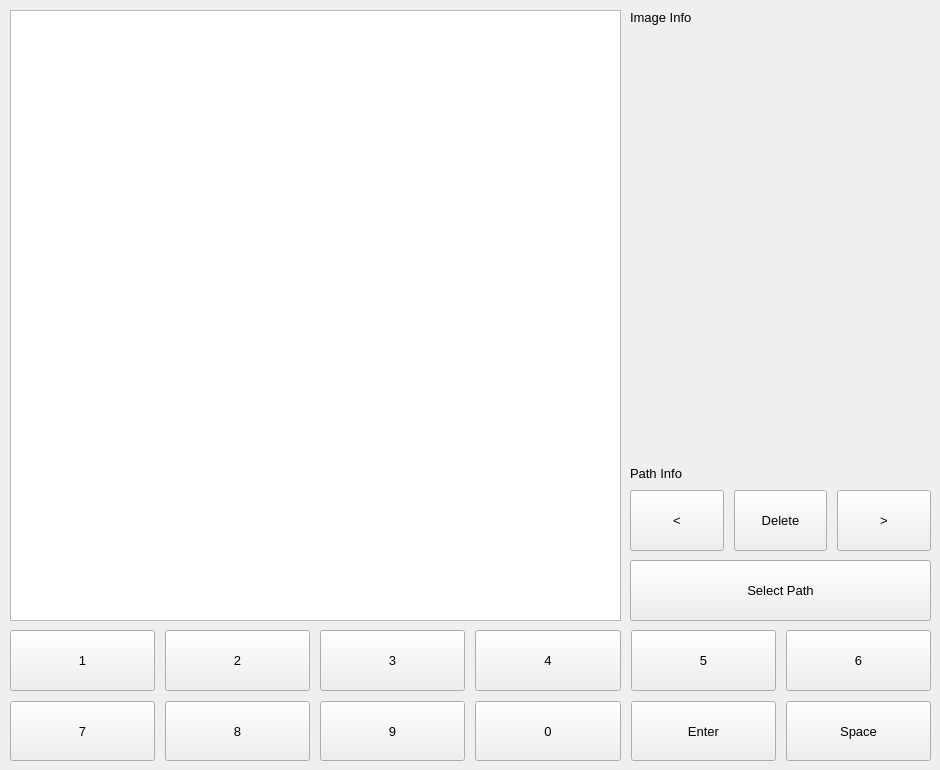
<?xml version="1.0" encoding="UTF-8"?>
<ui version="4.0">
 <class>MainWindow</class>
 <widget class="QMainWindow" name="MainWindow">
  <property name="geometry">
   <rect>
    <x>0</x>
    <y>0</y>
    <width>940</width>
    <height>770</height>
   </rect>
  </property>
  <property name="sizePolicy">
   <sizepolicy hsizetype="MinimumExpanding" vsizetype="MinimumExpanding">
    <horstretch>0</horstretch>
    <verstretch>0</verstretch>
   </sizepolicy>
  </property>
  <property name="minimumSize">
   <size>
    <width>940</width>
    <height>770</height>
   </size>
  </property>
  <property name="maximumSize">
   <size>
    <width>940</width>
    <height>770</height>
   </size>
  </property>
  <property name="windowTitle">
   <string extracomment="Created with ♥ by CyberPotato">Just organize my photos</string>
  </property>
  <property name="statusTip">
   <string extracomment="Created with ♥ by CyberPotato"/>
  </property>
  <widget class="QWidget" name="centralwidget">
   <property name="acceptDrops">
    <bool>true</bool>
   </property>
   <widget class="QWidget" name="gridLayoutWidget">
    <property name="geometry">
     <rect>
      <x>10</x>
      <y>630</y>
      <width>921</width>
      <height>131</height>
     </rect>
    </property>
    <property name="font">
     <font>
      <pointsize>10</pointsize>
      <weight>50</weight>
      <bold>false</bold>
      <kerning>true</kerning>
     </font>
    </property>
    <layout class="QGridLayout" name="gridLayout">
     <property name="sizeConstraint">
      <enum>QLayout::SetMaximumSize</enum>
     </property>
     <property name="spacing">
      <number>10</number>
     </property>
     <item row="1" column="5">
      <widget class="QPushButton" name="btS">
       <property name="sizePolicy">
        <sizepolicy hsizetype="MinimumExpanding" vsizetype="MinimumExpanding">
         <horstretch>0</horstretch>
         <verstretch>0</verstretch>
        </sizepolicy>
       </property>
       <property name="font">
        <font>
         <pointsize>10</pointsize>
         <weight>50</weight>
         <bold>false</bold>
         <kerning>true</kerning>
        </font>
       </property>
       <property name="text">
        <string>Space</string>
       </property>
      </widget>
     </item>
     <item row="1" column="0">
      <widget class="QPushButton" name="bt7">
       <property name="sizePolicy">
        <sizepolicy hsizetype="MinimumExpanding" vsizetype="MinimumExpanding">
         <horstretch>0</horstretch>
         <verstretch>0</verstretch>
        </sizepolicy>
       </property>
       <property name="font">
        <font>
         <pointsize>10</pointsize>
         <weight>50</weight>
         <bold>false</bold>
         <kerning>true</kerning>
        </font>
       </property>
       <property name="text">
        <string>7</string>
       </property>
      </widget>
     </item>
     <item row="1" column="1">
      <widget class="QPushButton" name="bt8">
       <property name="sizePolicy">
        <sizepolicy hsizetype="MinimumExpanding" vsizetype="MinimumExpanding">
         <horstretch>0</horstretch>
         <verstretch>0</verstretch>
        </sizepolicy>
       </property>
       <property name="font">
        <font>
         <pointsize>10</pointsize>
         <weight>50</weight>
         <bold>false</bold>
         <kerning>true</kerning>
        </font>
       </property>
       <property name="text">
        <string>8</string>
       </property>
      </widget>
     </item>
     <item row="1" column="2">
      <widget class="QPushButton" name="bt9">
       <property name="sizePolicy">
        <sizepolicy hsizetype="MinimumExpanding" vsizetype="MinimumExpanding">
         <horstretch>0</horstretch>
         <verstretch>0</verstretch>
        </sizepolicy>
       </property>
       <property name="font">
        <font>
         <pointsize>10</pointsize>
         <weight>50</weight>
         <bold>false</bold>
         <kerning>true</kerning>
        </font>
       </property>
       <property name="text">
        <string>9</string>
       </property>
      </widget>
     </item>
     <item row="0" column="2">
      <widget class="QPushButton" name="bt3">
       <property name="sizePolicy">
        <sizepolicy hsizetype="MinimumExpanding" vsizetype="MinimumExpanding">
         <horstretch>0</horstretch>
         <verstretch>0</verstretch>
        </sizepolicy>
       </property>
       <property name="font">
        <font>
         <pointsize>10</pointsize>
         <weight>50</weight>
         <bold>false</bold>
         <kerning>true</kerning>
        </font>
       </property>
       <property name="text">
        <string>3</string>
       </property>
      </widget>
     </item>
     <item row="1" column="4">
      <widget class="QPushButton" name="btE">
       <property name="sizePolicy">
        <sizepolicy hsizetype="MinimumExpanding" vsizetype="MinimumExpanding">
         <horstretch>0</horstretch>
         <verstretch>0</verstretch>
        </sizepolicy>
       </property>
       <property name="font">
        <font>
         <pointsize>10</pointsize>
         <weight>50</weight>
         <bold>false</bold>
         <kerning>true</kerning>
        </font>
       </property>
       <property name="text">
        <string>Enter</string>
       </property>
      </widget>
     </item>
     <item row="0" column="5">
      <widget class="QPushButton" name="bt6">
       <property name="sizePolicy">
        <sizepolicy hsizetype="MinimumExpanding" vsizetype="MinimumExpanding">
         <horstretch>0</horstretch>
         <verstretch>0</verstretch>
        </sizepolicy>
       </property>
       <property name="font">
        <font>
         <pointsize>10</pointsize>
         <weight>50</weight>
         <bold>false</bold>
         <kerning>true</kerning>
        </font>
       </property>
       <property name="text">
        <string>6</string>
       </property>
      </widget>
     </item>
     <item row="0" column="3">
      <widget class="QPushButton" name="bt4">
       <property name="sizePolicy">
        <sizepolicy hsizetype="MinimumExpanding" vsizetype="MinimumExpanding">
         <horstretch>0</horstretch>
         <verstretch>0</verstretch>
        </sizepolicy>
       </property>
       <property name="font">
        <font>
         <pointsize>10</pointsize>
         <weight>50</weight>
         <bold>false</bold>
         <kerning>true</kerning>
        </font>
       </property>
       <property name="text">
        <string>4</string>
       </property>
       <property name="flat">
        <bool>false</bool>
       </property>
      </widget>
     </item>
     <item row="0" column="4">
      <widget class="QPushButton" name="bt5">
       <property name="sizePolicy">
        <sizepolicy hsizetype="MinimumExpanding" vsizetype="MinimumExpanding">
         <horstretch>0</horstretch>
         <verstretch>0</verstretch>
        </sizepolicy>
       </property>
       <property name="font">
        <font>
         <pointsize>10</pointsize>
         <weight>50</weight>
         <bold>false</bold>
         <kerning>true</kerning>
        </font>
       </property>
       <property name="text">
        <string>5</string>
       </property>
      </widget>
     </item>
     <item row="1" column="3">
      <widget class="QPushButton" name="bt0">
       <property name="sizePolicy">
        <sizepolicy hsizetype="MinimumExpanding" vsizetype="MinimumExpanding">
         <horstretch>0</horstretch>
         <verstretch>0</verstretch>
        </sizepolicy>
       </property>
       <property name="font">
        <font>
         <pointsize>10</pointsize>
         <weight>50</weight>
         <bold>false</bold>
         <kerning>true</kerning>
        </font>
       </property>
       <property name="text">
        <string>0</string>
       </property>
      </widget>
     </item>
     <item row="0" column="1">
      <widget class="QPushButton" name="bt2">
       <property name="sizePolicy">
        <sizepolicy hsizetype="MinimumExpanding" vsizetype="MinimumExpanding">
         <horstretch>0</horstretch>
         <verstretch>0</verstretch>
        </sizepolicy>
       </property>
       <property name="font">
        <font>
         <pointsize>10</pointsize>
         <weight>50</weight>
         <bold>false</bold>
         <kerning>true</kerning>
        </font>
       </property>
       <property name="text">
        <string>2</string>
       </property>
      </widget>
     </item>
     <item row="0" column="0">
      <widget class="QPushButton" name="bt1">
       <property name="enabled">
        <bool>true</bool>
       </property>
       <property name="sizePolicy">
        <sizepolicy hsizetype="MinimumExpanding" vsizetype="MinimumExpanding">
         <horstretch>0</horstretch>
         <verstretch>0</verstretch>
        </sizepolicy>
       </property>
       <property name="font">
        <font>
         <pointsize>10</pointsize>
         <weight>50</weight>
         <bold>false</bold>
         <kerning>true</kerning>
        </font>
       </property>
       <property name="text">
        <string>1</string>
       </property>
      </widget>
     </item>
    </layout>
   </widget>
   <widget class="QGraphicsView" name="canvas">
    <property name="geometry">
     <rect>
      <x>10</x>
      <y>10</y>
      <width>611</width>
      <height>611</height>
     </rect>
    </property>
    <property name="mouseTracking">
     <bool>true</bool>
    </property>
    <property name="verticalScrollBarPolicy">
     <enum>Qt::ScrollBarAlwaysOff</enum>
    </property>
    <property name="horizontalScrollBarPolicy">
     <enum>Qt::ScrollBarAlwaysOff</enum>
    </property>
    <property name="sizeAdjustPolicy">
     <enum>QAbstractScrollArea::AdjustToContents</enum>
    </property>
    <property name="interactive">
     <bool>true</bool>
    </property>
    <property name="dragMode">
     <enum>QGraphicsView::NoDrag</enum>
    </property>
    <property name="transformationAnchor">
     <enum>QGraphicsView::AnchorUnderMouse</enum>
    </property>
    <property name="resizeAnchor">
     <enum>QGraphicsView::AnchorViewCenter</enum>
    </property>
    <property name="viewportUpdateMode">
     <enum>QGraphicsView::SmartViewportUpdate</enum>
    </property>
   </widget>
   <widget class="QLabel" name="info_text">
    <property name="geometry">
     <rect>
      <x>630</x>
      <y>10</y>
      <width>301</width>
      <height>251</height>
     </rect>
    </property>
    <property name="font">
     <font>
      <pointsize>10</pointsize>
     </font>
    </property>
    <property name="text">
     <string>Image Info</string>
    </property>
    <property name="alignment">
     <set>Qt::AlignLeading|Qt::AlignLeft|Qt::AlignTop</set>
    </property>
   </widget>
   <widget class="QPushButton" name="path_btn">
    <property name="geometry">
     <rect>
      <x>630</x>
      <y>560</y>
      <width>301</width>
      <height>61</height>
     </rect>
    </property>
    <property name="font">
     <font>
      <pointsize>10</pointsize>
     </font>
    </property>
    <property name="text">
     <string>Select Path</string>
    </property>
   </widget>
   <widget class="QLabel" name="path_text">
    <property name="geometry">
     <rect>
      <x>630</x>
      <y>330</y>
      <width>301</width>
      <height>151</height>
     </rect>
    </property>
    <property name="font">
     <font>
      <pointsize>10</pointsize>
     </font>
    </property>
    <property name="text">
     <string>Path Info</string>
    </property>
    <property name="alignment">
     <set>Qt::AlignBottom|Qt::AlignLeading|Qt::AlignLeft</set>
    </property>
    <property name="wordWrap">
     <bool>true</bool>
    </property>
   </widget>
   <widget class="QWidget" name="gridLayoutWidget_2">
    <property name="geometry">
     <rect>
      <x>630</x>
      <y>490</y>
      <width>301</width>
      <height>61</height>
     </rect>
    </property>
    <property name="font">
     <font>
      <pointsize>10</pointsize>
     </font>
    </property>
    <layout class="QGridLayout" name="grid_move">
     <property name="horizontalSpacing">
      <number>10</number>
     </property>
     <property name="verticalSpacing">
      <number>0</number>
     </property>
     <item row="0" column="1">
      <widget class="QPushButton" name="btn_del">
       <property name="sizePolicy">
        <sizepolicy hsizetype="MinimumExpanding" vsizetype="MinimumExpanding">
         <horstretch>0</horstretch>
         <verstretch>0</verstretch>
        </sizepolicy>
       </property>
       <property name="font">
        <font>
         <pointsize>10</pointsize>
        </font>
       </property>
       <property name="text">
        <string>Delete</string>
       </property>
      </widget>
     </item>
     <item row="0" column="0">
      <widget class="QPushButton" name="btn_prev">
       <property name="sizePolicy">
        <sizepolicy hsizetype="MinimumExpanding" vsizetype="MinimumExpanding">
         <horstretch>0</horstretch>
         <verstretch>0</verstretch>
        </sizepolicy>
       </property>
       <property name="font">
        <font>
         <pointsize>10</pointsize>
        </font>
       </property>
       <property name="text">
        <string>&lt;</string>
       </property>
      </widget>
     </item>
     <item row="0" column="2">
      <widget class="QPushButton" name="btn_next">
       <property name="sizePolicy">
        <sizepolicy hsizetype="MinimumExpanding" vsizetype="MinimumExpanding">
         <horstretch>0</horstretch>
         <verstretch>0</verstretch>
        </sizepolicy>
       </property>
       <property name="font">
        <font>
         <pointsize>10</pointsize>
        </font>
       </property>
       <property name="text">
        <string>&gt;</string>
       </property>
      </widget>
     </item>
    </layout>
   </widget>
  </widget>
 </widget>
 <resources/>
 <connections/>
</ui>
